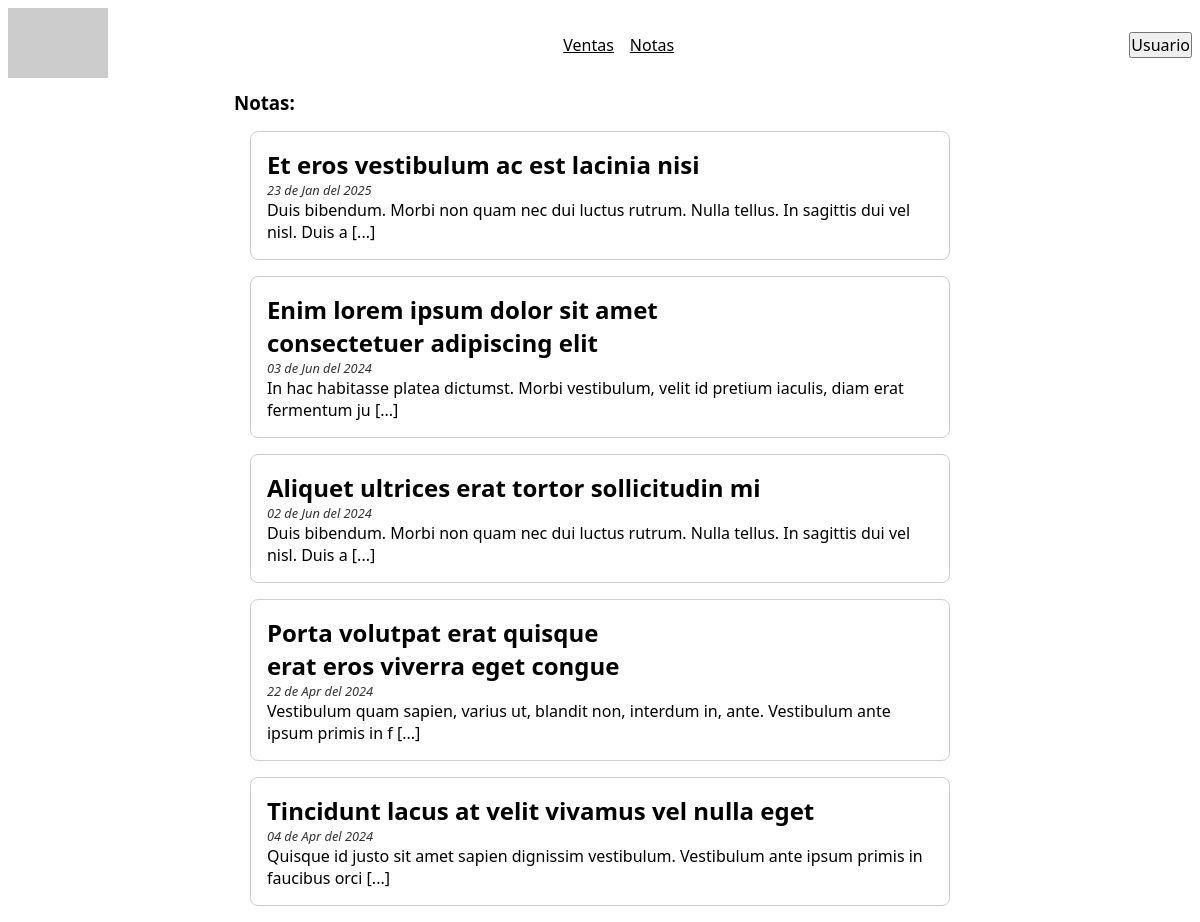
Page /src/app/index.php on the committed database.
### tables this page shows
CREATE TABLE `notas` (
                         `id` int(11) NOT NULL,
                         `autor` int(11) NOT NULL,
                         `titulo` varchar(255) NOT NULL,
                         `contenido` text DEFAULT NULL,
                         `fecha` date NOT NULL DEFAULT current_timestamp()
);

### src/app/includes/inicio-gestor.inc (the view, shortened to what this page needs)
    <h3>Notas:</h3>
<?php
$sql = "SELECT * FROM `notas` WHERE `autor` = " . $userdata['id'] . " ORDER BY `fecha` DESC";
$result = $conn->query($sql);
function resumirContenido($contenido)
{
    return substr($contenido, 0, 100) . " [...]";
}
function formatearFecha($fecha)
{
    return strftime("%d de %b del %Y", strtotime($fecha));
}
while ($nota = $result->fetch_assoc()) { ?>
    <div class="nota">
        <h2><?php echo ucfirst($nota['titulo']); ?></h2>
        <div class="fecha">
            <?php echo formatearFecha($nota['fecha']); ?>
        </div>
        <div>
            <?php echo resumirContenido($nota['contenido']); ?>
        </div>
    </div>
    <?php
}
?>

### src/app/index.php (shortened to what this page needs)
<!doctype html>
<html lang="es">
<head>
    <link rel="stylesheet" href="../css/estilos.css">
</head>
<body>
<?php include 'includes/menu.inc'; ?>
<div class="contenedor">
    <?php
    include 'includes/' . ($userdata['rol'] == "gestor" ? 'inicio-gestor.inc' : 'inicio-vendedor.inc');
    ?>
</div>
</body>
</html>

### src/app/includes/menu.inc (shortened to what this page needs)
<?php
$userdata = [
    'rol' => 'gestor',
    'nombre' => 'Gestor',
    'apellidos' => 'De Pruebas',
    'id' => 3
];
?>
<header>
    <a href="./">
        <img src="https://placehold.co/100x70" alt="Logotipo">
    </a>
    <nav>
        <ul>
            <li><a href="./ventas.php">Ventas</a></li>
            <?php if($userdata['rol'] == 'gestor') { ?>
                <li><a href="./notas.php">Notas</a></li>
            <?php } ?>
        </ul>
    </nav>
    <button popovertarget="menu-usuario">Usuario</button>
</header>

### src/css/estilos.css (style rules this page uses)
* { margin: 0; padding: 0; }
*, *::before, *::after { box-sizing: border-box; }
body { min-height: 100dvh; }
input, button, textarea, select { font: inherit; }
h1, h2, h3, h4, h5, h6 { text-wrap: balance; }
img, video, svg { height: auto; max-width: 100%; }
a { color: inherit; }
:root { --header-height: 90px; }
body { font-family: system-ui; }
body > header { padding: .5rem; height: var(--header-height); display: flex; align-items: center; justify-content: space-between; }
body > header nav ul { list-style-type: none; display: flex; gap: 1em; }
body > header button[popovertarget] { anchor-name: --menu-usuario; }
.nota { border: solid 1px #ccc; margin: 1em; padding: 1em; border-radius: .5em; }
.nota .fecha { font-size: 80%; font-style: italic; opacity: .8; }
.contenedor { max-width: 80ch; margin: 0 auto; }

### rows in the picture
notas: titulo "Et eros vestibulum ac est lacinia nisi", fecha "23 de Jan del 2025", contenido "Duis bibendum. Morbi non quam nec dui luctus rutrum. Nulla tellus. In sagittis dui vel nisl. Duis a [...]"
notas: titulo "Enim lorem ipsum dolor sit amet consectetuer adipiscing elit", fecha "03 de Jun del 2024", contenido "In hac habitasse platea dictumst. Morbi vestibulum, velit id pretium iaculis, diam erat fermentum ju [...]"
notas: titulo "Aliquet ultrices erat tortor sollicitudin mi", fecha "02 de Jun del 2024", contenido "Duis bibendum. Morbi non quam nec dui luctus rutrum. Nulla tellus. In sagittis dui vel nisl. Duis a [...]"
notas: titulo "Porta volutpat erat quisque erat eros viverra eget congue", fecha "22 de Apr del 2024", contenido "Vestibulum quam sapien, varius ut, blandit non, interdum in, ante. Vestibulum ante ipsum primis in f [...]"
notas: titulo "Tincidunt lacus at velit vivamus vel nulla eget", fecha "04 de Apr del 2024", contenido "Quisque id justo sit amet sapien dignissim vestibulum. Vestibulum ante ipsum primis in faucibus orci [...]"
